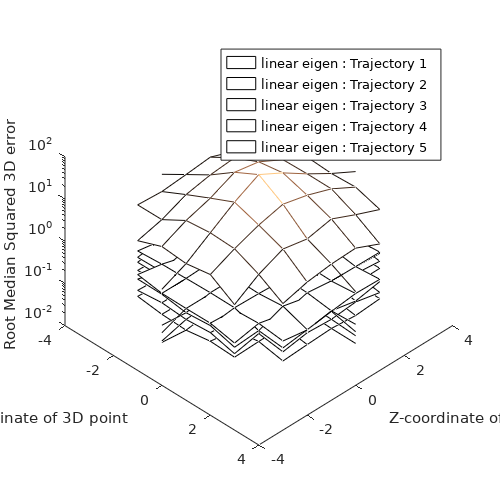
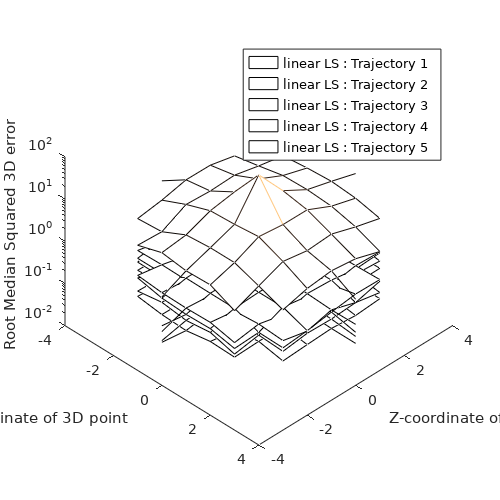
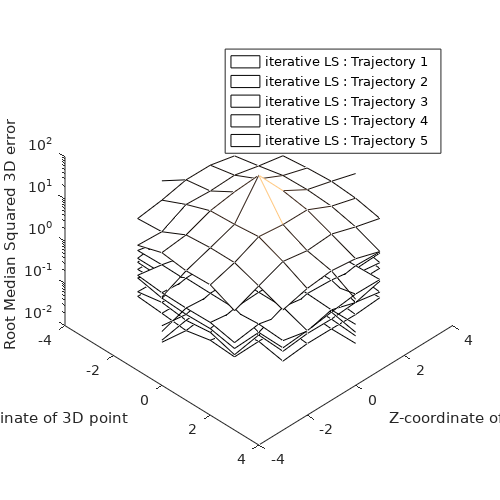
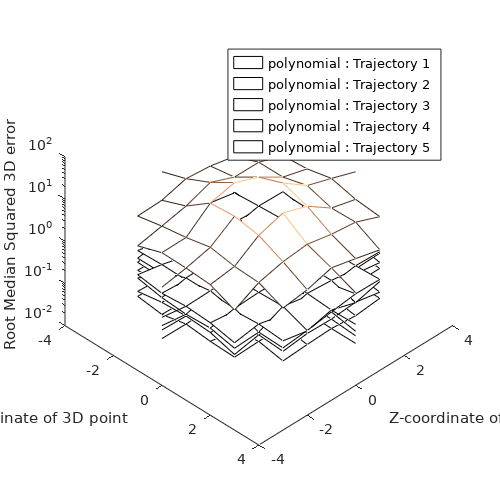

Recreate these plots in MATLAB, in order.
% Set easy-to-read metrics, fonts, ...
set(0, 'DefaultAxesFontName', 'DejaVuSans')
set(0, 'DefaultTextFontname', 'DejaVuSans')
set(0, 'DefaultFigurePaperUnits', 'inches')
set(0, 'DefaultFigurePaperSize', [4, 4])
set(0, 'DefaultFigurePaperPosition', [0 0 [4, 4]])
set(0, 'DefaultLineMarkerSize', 3)



%%
% Test 1
%%

load test_1and2
triangl_methods = cellstr(triangl_methods);
num_traj = length(trajectories);
num_triangl_methods = length(triangl_methods);
num_points = length(points_3D);

l = cell(0);    % legend
l2 = cell(0);    % legend without trajectory ids
t = cell(0);    % title
for i = 1 : num_traj
    for j = 1 : num_triangl_methods
        l2{j} = strrep(strrep(triangl_methods{j}, '_', ' '), 'triangulation', '');
        l{j, i} = [l2{j}, ': ', 'Trajectory ', num2str(i)];
    end
    t{i} = ['Trajectory ', num2str(i), ': ', trajectories{i}.traj_descr];
end

% Plot RMS vs X- and Y- coordinate

mesh_coord_max = max(max(abs(points_3D(:, 1:3))));
mesh_coords = (-mesh_coord_max : mesh_coord_max)';
mesh_values = NaN * ones(2*mesh_coord_max + 1);    % create mesh with initially invalid values
idxs = int64(points_3D(:, 1:3)) + mesh_coord_max + 1;

for j = 1 : num_triangl_methods
    figure(1)
    clf
    colormap copper

    hold on
    for i = 1 : num_traj
        for k = 1:size(idxs, 1)
            mesh_values(idxs(k, 1), idxs(k, 2)) = p_err3D_median_summary(i, j, k);
        end
        mesh(mesh_coords, mesh_coords, mesh_values)
    end
    hold off

    view(45, 45)
    set(gca, 'zscale', 'log')
    set(gca, 'ZMinorTick', 'on')
    xlabel('X-coordinate of 3D point')
    ylabel('Z-coordinate of 3D point')
    zlabel('Root Median Squared 3D error')
    legend(l(j, :))
    set(gcf, 'PaperSize', [5, 5], 'PaperPosition', [0 0 [5, 5]]);

    saveas(gcf, ['figures/test1_', triangl_methods{j}, '_3Dplot.pdf'])
end

% Plot error ellipsoids for (almost) each point of Iterative LS triangulation

mean = zeros(3, 1);
covar = zeros(3, 3);

j = find(strcmp(triangl_methods, 'iterative_LS_triangulation'));
if length(j)    % iterative_LS exists
    for i = 1 : num_traj
        
        figure(2)
        clf
        colormap summer

        hold on
        for p = 1 : num_points
            mean(:) = p_err3Dv_mean_summary(i, j, p, :);
            covar(:, :) = p_err3Dv_covar_summary(i, j, p, :, :);
            if (any(isnan(mean)) || any(isinf(mean)) || any(isnan(covar(:))) || any(isinf(covar(:))))
                continue
            end
            
            % plot line from real point to mean of various noise trials of the triangulated point
            p_mid = points_3D(p, 1:3)' + mean;
            plot3([points_3D(p, 1); p_mid(1)], [points_3D(p, 2); p_mid(2)], [points_3D(p, 3); p_mid(3)], 'r-')
            
            [vectors, values] = eig(covar);
            values = diag(values);
            vectors = vectors * diag(sign(values));
            values = sqrt(abs(values));

            [x, y, z] = ellipsoid(0,0,0, values(1),values(2),values(3), 30);

            for k = 1:31
                res = vectors * [x(k, :); y(k, :); z(k, :)];
                x(k, :) = res(1, :);
                y(k, :) = res(2, :);
                z(k, :) = res(3, :);
            end

            x = p_mid(1) + x;
            y = p_mid(2) + y;
            z = p_mid(3) + z;

            % plot covariance of various noise trials of the triangulated point
            h = surfl(x, y, z);
            set(h, 'edgecolor','none')
        end
        hold off

        axis(mesh_coord_max * [-1, 1, -1, 1, -1, 1])
        view(40, 40)
        xlabel('X-coordinate of 3D point')
        ylabel('Y-coordinate of 3D point')
        zlabel('Z-coordinate of 3D point')
%          title(['Error ellipsoids of triangulated points for end-pose of trajectory ', num2str(i)])
        set(gcf, 'PaperSize', [5, 5], 'PaperPosition', [0 0 [5, 5]]);

        saveas(gcf, ['figures/test1_vectors_traj', num2str(i), '_3Dplot.pdf'])
    end
end



%%
% Test 2
%%

triangl_line_styles = {'-', '--', ':', '-.'};
traj_color_styles = {'b', 'g', 'r', 'c', 'm'};

% 3D Plot by visualizing the trajectories

figure(3)
clf

traj_x = zeros(num_poses, num_traj);
traj_z = zeros(num_poses, num_traj);
hold on
for i = 1 : num_traj
    traj_x(:, i) = trajectories{i}.sideways_values;
    traj_z(:, i) = trajectories{i}.towards_values - default_params.cam_pose_offset;
    if strcmp(trajectories{i}.traj_descr, 'From 1st cam, describing circle (while facing the sphere of points) until intersecting with trajectory 3') || ...
            strcmp(trajectories{i}.traj_descr, 'From last pose of trajectory 4, describing circle (while facing the sphere of points) until 90 degrees')
        plot3(traj_x(:, i), traj_z(:, i), min(err3D_median_summary(:)) * ones(size(traj_z(:, i))), 'k-')    % projection on the ground
    end
end
hold off

hold on
for i = 1 : num_traj
    for j = 1 : num_triangl_methods
        plot3(traj_x(:, i), traj_z(:, i), err3D_median_summary(i, :, j), [traj_color_styles{i}, triangl_line_styles{j}])
    end
end
hold off

view(45, 45)
set(gca, 'zscale', 'log')
xlabel('X-coordinate of 2nd camera center')
ylabel('Z-coordinate of 2nd camera center')
zlabel('Root Median Squared 3D error')
%  legend(['Projection of 4th trajectory on the ground'; 'Projection of 5th trajectory on the ground'; l(:)])
legend(['Projection of 4th trajectory on the ground'; 'Projection of 5th trajectory on the ground'; ...
        l(1:num_triangl_methods)'])    % deliberately hide other trajectory legends to not clutter plot
%  title(strjoin(t, ' \n'))
set(gcf, 'PaperSize', [5, 5], 'PaperPosition', [0 0 [5, 5]]);

saveas(gcf, 'figures/test2_err3D_3Dplot.pdf')

% 2D Plot, in function of trajectory progress

figure(4)
clf

progress = linspace(0, 100, num_poses);

hold on
for i = 1 : num_traj
    for j = 1 : num_triangl_methods
        semilogy(progress, err3D_median_summary(i, :, j), [traj_color_styles{i}, triangl_line_styles{j}])
    end
end
hold off

set(gca, 'YMinorTick', 'on')
xlabel('progress of trajectory [%]')
ylabel('Root Median Squared 3D error')
%  legend(l(:))
legend(l(1:num_triangl_methods)')    % deliberately hide other trajectory legends to not clutter plot

saveas(gcf, 'figures/test2_err3D_2Dplot.pdf')

% Robustness Plot of Iterative LS triangulation

j = find(strcmp(triangl_methods, 'iterative_LS_triangulation'));
if length(j)    % iterative_LS exists

    % False positives

    figure(5)
    clf
    
    hold on
    for i = 1 : num_traj
        plot(progress, false_pos_summary(i, :, j), [traj_color_styles{i}, '-']);
    end
    hold off

    set(gca, 'YMinorTick', 'on')
    xlabel('progress of trajectory [%]')
    ylabel('Ratio of amount of false positives')
    legend(l(j, :))
%      title(['Robustness (3D error distance threshold = ', num2str(robustness_thresh_max), '), "positive" means properly triangulated'])

    saveas(gcf, 'figures/test2_robustnessFalsePositivesRatio_plot.pdf')

    % False negatives

    figure(6)
    clf
    
    hold on
    for i = 1 : num_traj
        plot(progress, false_neg_summary(i, :, j), [traj_color_styles{i}, '-']);
    end
    hold off

    set(gca, 'YMinorTick', 'on')
    xlabel('progress of trajectory [%]')
    ylabel('Ratio of amount of false negatives')
    legend(l(j, :))
%      title(['Robustness (3D error distance threshold = ', num2str(robustness_thresh_min), '), "positive" means properly triangulated'])

    saveas(gcf, 'figures/test2_robustnessFalseNegativesRatio_plot.pdf')
    
end



%%
% Test 3
%%

load test_3
triangl_methods = cellstr(triangl_methods);
noise_type_descr = cellstr(noise_type_descr);
num_noise_types = length(noise_type_descr);
triangl_color_styles = {'b', 'g', 'r', 'c'};

% Plot of RMS 3D error in function of noise sigma: compare triangulation methods

for i = 1 : num_traj
    figure(7)
    clf

    hold on
    for j = 1 : num_triangl_methods
        plot(noise_sigma_values, squeeze(err3D_median_summary(i, 1, :, j)), [triangl_color_styles{j}, '-'])
    end
    hold off

    xlabel('camera 2D noise sigma value [px]')
    ylabel('Root Median Squared 3D error')
    legend(l2(:))
%      title(['triangulation with ', noise_type_descr{1}, ' on end-pose of trajectory ', num2str(i)])

    saveas(gcf, ['figures/test3_err3D_traj', num2str(i), '.pdf'])
end

j = find(strcmp(triangl_methods, 'iterative_LS_triangulation'));
if length(j)    % iterative_LS exists
    
    % Plot of RMS 3D error in function of noise sigma: compare noise models

    noise_sigma_values_ = repmat(noise_sigma_values, [1, num_noise_types]);

    for i = 1 : num_traj
        figure(8)
        clf

        plot(noise_sigma_values_, squeeze(err3D_median_summary(i, :, :, j))')

        xlabel('camera 2D noise sigma value [px]')
        ylabel('Root Median Squared 3D error')
        legend(noise_type_descr(:))
%          title([strrep(triangl_methods{j}, '_', ' '), ' on end-pose of trajectory ', num2str(i)])

        saveas(gcf, ['figures/test3_err3D_', triangl_methods{j}, '_traj', num2str(i), '.pdf'])
    end
end
